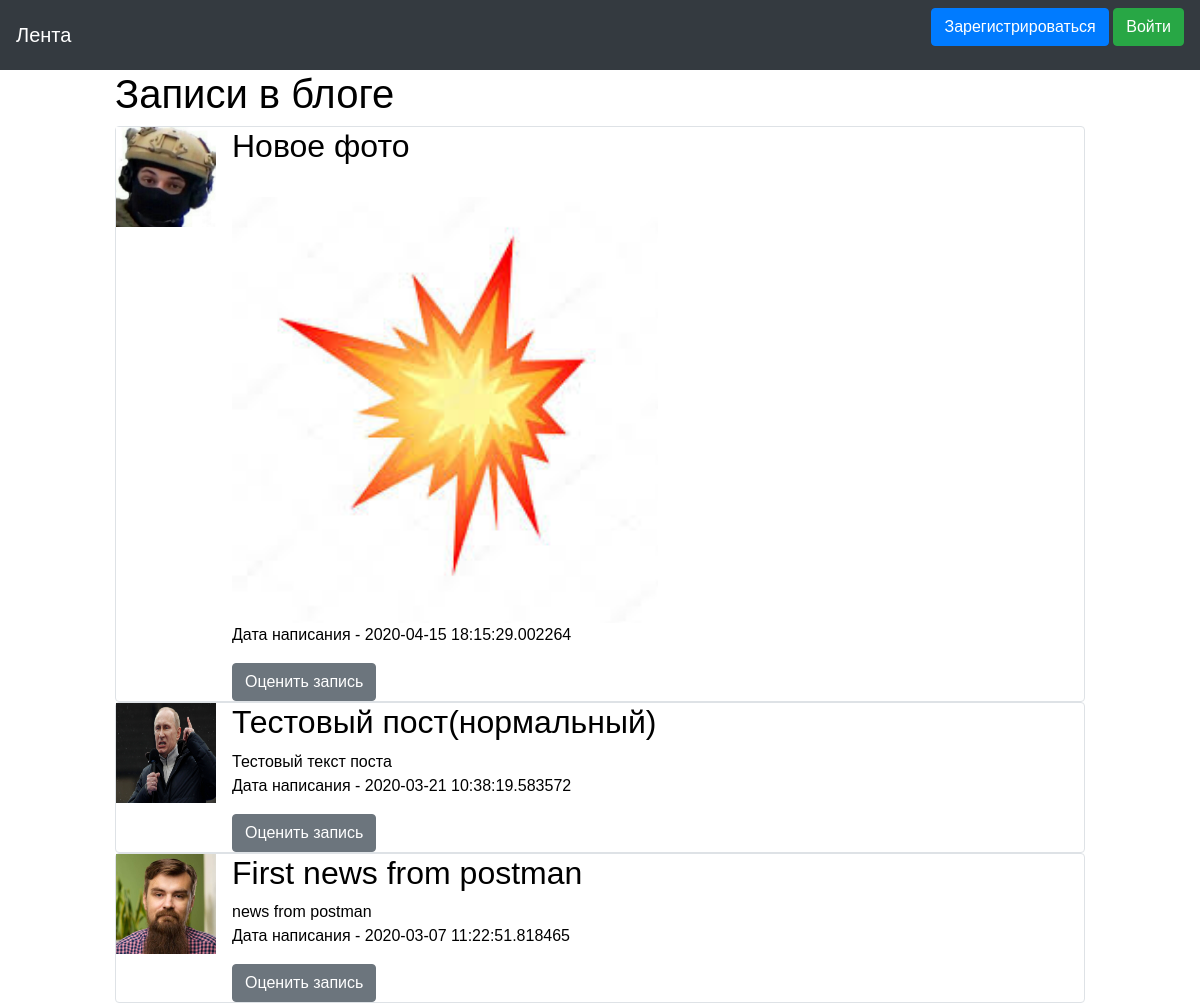
Before: / with the older database file.
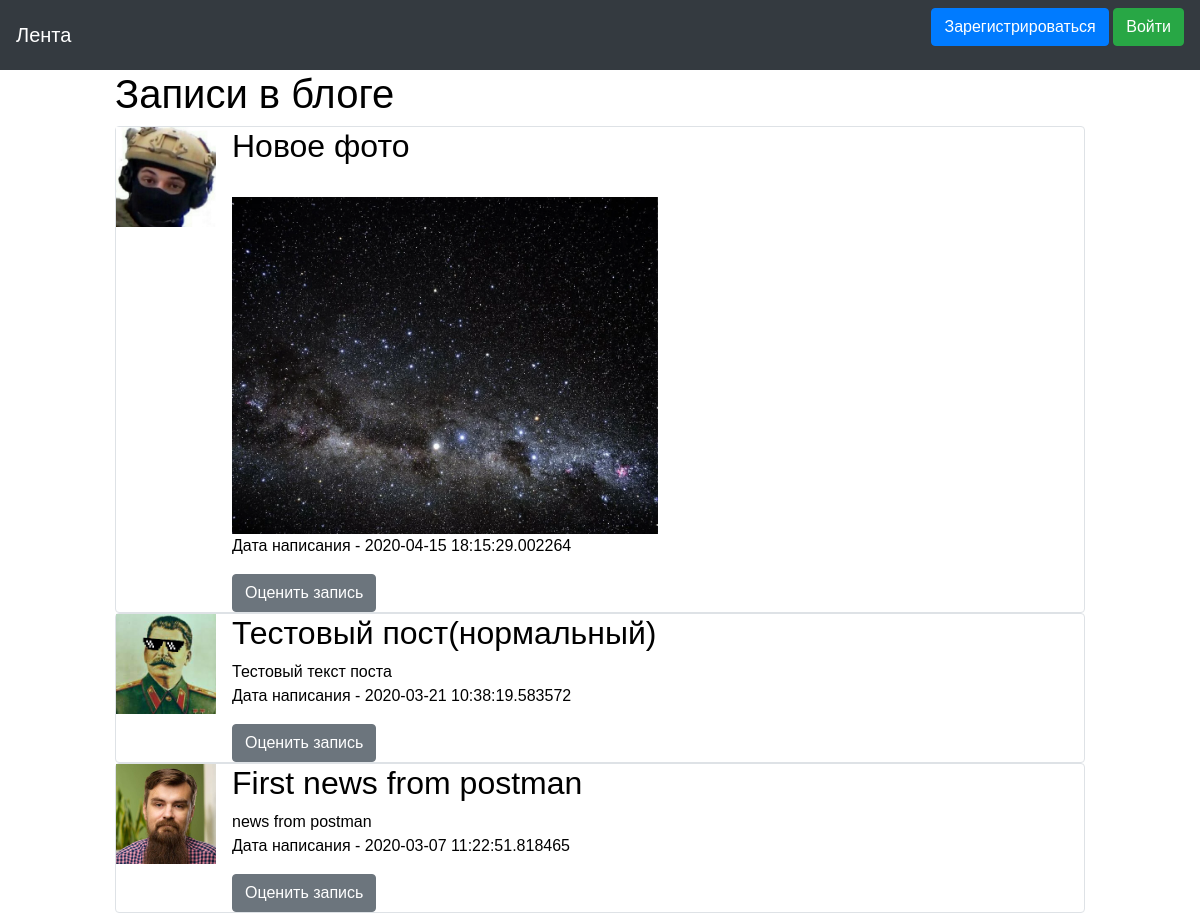
After: the same page with the newer database file.
### data/news.py (models this page shows)
class News(SqlAlchemyBase, SerializerMixin):
    __tablename__ = 'news'
    id = sqlalchemy.Column(sqlalchemy.Integer,
                           primary_key=True, autoincrement=True)
    title = sqlalchemy.Column(sqlalchemy.String, nullable=True)
    content = sqlalchemy.Column(sqlalchemy.String, nullable=True)
    created_date = sqlalchemy.Column(sqlalchemy.DateTime,
                                     default=datetime.datetime.now)
    image = sqlalchemy.Column(sqlalchemy.String, nullable=True)
    is_private = sqlalchemy.Column(sqlalchemy.Boolean, default=True)
    user_id = sqlalchemy.Column(sqlalchemy.Integer,
                                sqlalchemy.ForeignKey("users.id"))
    user = orm.relation('User')

### data/users.py (models this page shows, shortened)
class User(SqlAlchemyBase, UserMixin, SerializerMixin):
    __tablename__ = 'users'
    id = sqlalchemy.Column(sqlalchemy.Integer,
                           primary_key=True, autoincrement=True)
    name = sqlalchemy.Column(sqlalchemy.String, nullable=True)
    status = sqlalchemy.Column(sqlalchemy.String, nullable=True)
    email = sqlalchemy.Column(sqlalchemy.String,
                              index=True, unique=True, nullable=True)
    hashed_password = sqlalchemy.Column(sqlalchemy.String, nullable=True)
    created_date = sqlalchemy.Column(sqlalchemy.DateTime,
                                     default=datetime.datetime.now)
    friends = sqlalchemy.Column(sqlalchemy.String, nullable=True)
    avatar = sqlalchemy.Column(sqlalchemy.String,
                               default='/static/img/backgrounds/default.png')
    liked_news = sqlalchemy.Column(sqlalchemy.VARCHAR, nullable=True)
    liked_photos = sqlalchemy.Column(sqlalchemy.VARCHAR, nullable=True)
    background = sqlalchemy.Column(sqlalchemy.String, default='/static/img/backgrounds/default.png')
    theme = sqlalchemy.Column(sqlalchemy.Boolean, default=1)
    albums = sqlalchemy.Column(sqlalchemy.VARCHAR)

### main.py (the view)
@app.route("/")
def index():
    session = db_session.create_session()
    if current_user.is_authenticated:
        news = session.query(News).filter(
            (News.user == current_user) | (News.is_private != True))
    else:
        news = session.query(News).filter(News.is_private != True)
    return render_template("index.html", news=news, title='Лента', base=get_base())

### data/db_session.py (called while the page is built)
def create_session() -> Session:
    global __factory
    return __factory()

### main.py (called while the page is built)
def get_base():
    base = BaseForm()
    if current_user.is_authenticated:
        base.background = current_user.background
        base.text_color = 'white' if not current_user.theme else 'black'
        base.back = '#0a0a0a' if not current_user.theme else '#f5f5f5'
        base.back_color = 'black' if not current_user.theme else 'white'
    else:
        base.background = ""
        base.text_color = 'black'
        base.back = '#0a0a0a'
        base.back_color = 'white'
    base.js_for_files = url_for("static", filename="js/bs-custom-file-input.js")
    return base

### templates/index.html (shortened to what this page needs)
{% extends "base.html" %}
{% block content %}
<div class="col col-xl-10 rounded">
    <h1>Записи в блоге</h1>
    {% for item in news[::-1]%}
    <div class="people">
        <div class="col-md6 border rounded">
            <div class="media">
                <a href="/profile/{{item.user.id}}"> <img src="{{item.user.avatar}}"
                                                          class="align-self-center mr-3" alt="PEP8"
                                                          width="100"
                                                          height="100" title="{{item.user.name}}">
                </a>
                <div class="media-body md-0">
                    <h2>{{item.title}}</h2>
                    <p>
                        {{item.content}} <br>
                        {% if item.image %}
                        <img src="{{item.image}}"
                             class="align-self-center mr-3 w-50"> <br>
                        {% endif %}
                        Дата написания - {{item.created_date}}
                    </p>
                    <a href="/news/{{ item.id }}" class="btn btn-secondary">Оценить запись</a>
                </div>
            </div>
        </div>
    </div>
    {% endfor %}
</div>
{% endblock %}

Changed rows visible on the page:
changed News "Новое фото": image: picture removed, a placeholder shows
changed through a linked row, News "Тестовый пост(нормальный)": user.avatar: a different picture
